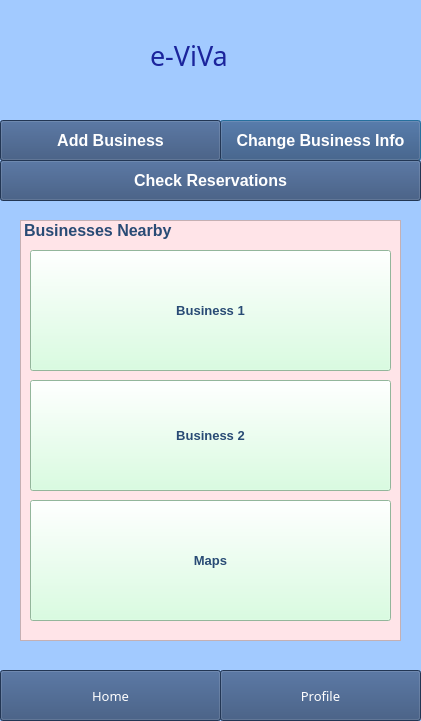
<?xml version="1.0" encoding="UTF-8"?>
<ui version="4.0">
 <class>Dialog</class>
 <widget class="QDialog" name="Dialog">
  <property name="geometry">
   <rect>
    <x>0</x>
    <y>0</y>
    <width>421</width>
    <height>721</height>
   </rect>
  </property>
  <property name="windowTitle">
   <string>Dialog</string>
  </property>
  <property name="styleSheet">
   <string notr="true">background-color: rgb(162, 202, 255);</string>
  </property>
  <widget class="QPushButton" name="FlightsButton">
   <property name="geometry">
    <rect>
     <x>220</x>
     <y>120</y>
     <width>201</width>
     <height>41</height>
    </rect>
   </property>
   <property name="font">
    <font>
     <pointsize>12</pointsize>
     <weight>75</weight>
     <bold>true</bold>
    </font>
   </property>
   <property name="styleSheet">
    <string notr="true">background-color: rgb(0, 170, 255);
background-color: rgb(48, 76, 118);
color: rgb(255, 255, 255);</string>
   </property>
   <property name="text">
    <string>Change Business Info</string>
   </property>
  </widget>
  <widget class="QListWidget" name="listWidget">
   <property name="geometry">
    <rect>
     <x>20</x>
     <y>220</y>
     <width>381</width>
     <height>421</height>
    </rect>
   </property>
   <property name="font">
    <font>
     <pointsize>12</pointsize>
     <weight>75</weight>
     <bold>true</bold>
    </font>
   </property>
   <property name="layoutDirection">
    <enum>Qt::LeftToRight</enum>
   </property>
   <property name="styleSheet">
    <string notr="true">background-color: rgb(255, 228, 232);
color: rgb(41, 75, 117);


</string>
   </property>
   <item>
    <property name="text">
     <string>Businesses Nearby</string>
    </property>
   </item>
  </widget>
  <widget class="QLabel" name="e-ViVa">
   <property name="geometry">
    <rect>
     <x>150</x>
     <y>30</y>
     <width>121</width>
     <height>51</height>
    </rect>
   </property>
   <property name="font">
    <font>
     <family>Forte</family>
     <pointsize>20</pointsize>
     <weight>50</weight>
     <bold>false</bold>
    </font>
   </property>
   <property name="styleSheet">
    <string notr="true">background-color: rgb(162, 202, 255);
color: rgb(27, 36, 156);

</string>
   </property>
   <property name="text">
    <string>e-ViVa</string>
   </property>
  </widget>
  <widget class="QPushButton" name="pushButton">
   <property name="geometry">
    <rect>
     <x>30</x>
     <y>250</y>
     <width>361</width>
     <height>121</height>
    </rect>
   </property>
   <property name="font">
    <font>
     <pointsize>10</pointsize>
     <weight>75</weight>
     <bold>true</bold>
    </font>
   </property>
   <property name="layoutDirection">
    <enum>Qt::LeftToRight</enum>
   </property>
   <property name="styleSheet">
    <string notr="true">color: rgb(41, 75, 117);
background-color: rgb(206, 255, 217);</string>
   </property>
   <property name="text">
    <string>Business 1</string>
   </property>
  </widget>
  <widget class="QPushButton" name="pushButton_2">
   <property name="geometry">
    <rect>
     <x>30</x>
     <y>380</y>
     <width>361</width>
     <height>111</height>
    </rect>
   </property>
   <property name="font">
    <font>
     <pointsize>10</pointsize>
     <weight>75</weight>
     <bold>true</bold>
    </font>
   </property>
   <property name="layoutDirection">
    <enum>Qt::LeftToRight</enum>
   </property>
   <property name="styleSheet">
    <string notr="true">color: rgb(41, 75, 117);
background-color: rgb(206, 255, 217);</string>
   </property>
   <property name="text">
    <string>Business 2</string>
   </property>
  </widget>
  <widget class="QPushButton" name="pushButton_3">
   <property name="geometry">
    <rect>
     <x>30</x>
     <y>500</y>
     <width>361</width>
     <height>121</height>
    </rect>
   </property>
   <property name="font">
    <font>
     <pointsize>10</pointsize>
     <weight>75</weight>
     <bold>true</bold>
    </font>
   </property>
   <property name="layoutDirection">
    <enum>Qt::LeftToRight</enum>
   </property>
   <property name="styleSheet">
    <string notr="true">color: rgb(41, 75, 117);
background-color: rgb(206, 255, 217);</string>
   </property>
   <property name="text">
    <string>Maps</string>
   </property>
  </widget>
  <widget class="QPushButton" name="TransportButton">
   <property name="geometry">
    <rect>
     <x>0</x>
     <y>160</y>
     <width>421</width>
     <height>41</height>
    </rect>
   </property>
   <property name="font">
    <font>
     <pointsize>12</pointsize>
     <weight>75</weight>
     <bold>true</bold>
    </font>
   </property>
   <property name="styleSheet">
    <string notr="true">background-color: rgb(0, 170, 255);
background-color: rgb(48, 76, 118);
color: rgb(255, 255, 255);</string>
   </property>
   <property name="text">
    <string>Check Reservations</string>
   </property>
  </widget>
  <widget class="QPushButton" name="AddBusinessButton">
   <property name="geometry">
    <rect>
     <x>0</x>
     <y>120</y>
     <width>221</width>
     <height>41</height>
    </rect>
   </property>
   <property name="font">
    <font>
     <pointsize>12</pointsize>
     <weight>75</weight>
     <bold>true</bold>
    </font>
   </property>
   <property name="styleSheet">
    <string notr="true">background-color: rgb(0, 170, 255);
background-color: rgb(48, 76, 118);
color: rgb(255, 255, 255);</string>
   </property>
   <property name="text">
    <string>Add Business</string>
   </property>
  </widget>
  <widget class="QPushButton" name="ProfileButton">
   <property name="geometry">
    <rect>
     <x>220</x>
     <y>670</y>
     <width>201</width>
     <height>51</height>
    </rect>
   </property>
   <property name="font">
    <font>
     <family>Arial Rounded MT Bold</family>
     <pointsize>10</pointsize>
     <weight>50</weight>
     <bold>false</bold>
    </font>
   </property>
   <property name="styleSheet">
    <string notr="true">background-color: rgb(0, 170, 255);
background-color: rgb(48, 76, 118);
color: rgb(255, 255, 255);</string>
   </property>
   <property name="text">
    <string>Profile</string>
   </property>
   <property name="default">
    <bool>false</bool>
   </property>
   <property name="flat">
    <bool>false</bool>
   </property>
  </widget>
  <widget class="QPushButton" name="HomeButton">
   <property name="geometry">
    <rect>
     <x>0</x>
     <y>670</y>
     <width>221</width>
     <height>51</height>
    </rect>
   </property>
   <property name="font">
    <font>
     <family>Arial Rounded MT Bold</family>
     <pointsize>10</pointsize>
     <weight>50</weight>
     <bold>false</bold>
    </font>
   </property>
   <property name="styleSheet">
    <string notr="true">background-color: rgb(0, 170, 255);
background-color: rgb(48, 76, 118);
color: rgb(255, 255, 255);</string>
   </property>
   <property name="text">
    <string>Home</string>
   </property>
   <property name="default">
    <bool>false</bool>
   </property>
   <property name="flat">
    <bool>false</bool>
   </property>
  </widget>
 </widget>
 <resources/>
 <connections/>
</ui>
